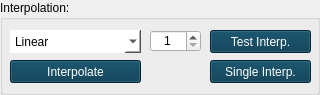
             <widget class="QGroupBox" name="groupBox_2">
              <property name="minimumSize">
               <size>
                <width>0</width>
                <height>95</height>
               </size>
              </property>
              <property name="maximumSize">
               <size>
                <width>16777215</width>
                <height>95</height>
               </size>
              </property>
              <property name="title">
               <string>Interpolation:</string>
              </property>
              <widget class="QPushButton" name="editor_testinterp_pushButton">
               <property name="geometry">
                <rect>
                 <x>210</x>
                 <y>30</y>
                 <width>101</width>
                 <height>23</height>
                </rect>
               </property>
               <property name="styleSheet">
                <string notr="true">QPushButton{
background-color: rgb(0, 53, 77);
color: white;
}

QPushButton:hover{
background-color: rgb(0, 110, 157);
}</string>
               </property>
               <property name="text">
                <string>Test Interp.</string>
               </property>
              </widget>
              <widget class="QSpinBox" name="editor_spline_spinBox">
               <property name="geometry">
                <rect>
                 <x>150</x>
                 <y>30</y>
                 <width>51</width>
                 <height>22</height>
                </rect>
               </property>
               <property name="alignment">
                <set>Qt::AlignCenter</set>
               </property>
               <property name="minimum">
                <number>1</number>
               </property>
               <property name="maximum">
                <number>5</number>
               </property>
              </widget>
              <widget class="QComboBox" name="editor_comboBox">
               <property name="geometry">
                <rect>
                 <x>10</x>
                 <y>30</y>
                 <width>131</width>
                 <height>23</height>
                </rect>
               </property>
               <property name="styleSheet">
                <string notr="true">background-color:white;
border: 2px black;
</string>
               </property>
               <property name="insertPolicy">
                <enum>QComboBox::NoInsert</enum>
               </property>
               <property name="frame">
                <bool>false</bool>
               </property>
               <item>
                <property name="text">
                 <string>Linear</string>
                </property>
               </item>
               <item>
                <property name="text">
                 <string>Spline</string>
                </property>
               </item>
               <item>
                <property name="text">
                 <string>Quadratic</string>
                </property>
               </item>
               <item>
                <property name="text">
                 <string>Cubic</string>
                </property>
               </item>
               <item>
                <property name="text">
                 <string>Krogh</string>
                </property>
               </item>
               <item>
                <property name="text">
                 <string>Piecewise-Poly</string>
                </property>
               </item>
               <item>
                <property name="text">
                 <string>Pchip</string>
                </property>
               </item>
               <item>
                <property name="text">
                 <string>Akima</string>
                </property>
               </item>
              </widget>
              <widget class="QPushButton" name="editor_singleinterp_pushButton">
               <property name="geometry">
                <rect>
                 <x>210</x>
                 <y>60</y>
                 <width>101</width>
                 <height>23</height>
                </rect>
               </property>
               <property name="styleSheet">
                <string notr="true">QPushButton{
background-color: rgb(0, 53, 77);
color: white;
}

QPushButton:hover{
background-color: rgb(0, 110, 157);
}</string>
               </property>
               <property name="text">
                <string>Single Interp.</string>
               </property>
              </widget>
              <widget class="QPushButton" name="editor_interpolate_pushButton">
               <property name="geometry">
                <rect>
                 <x>10</x>
                 <y>60</y>
                 <width>131</width>
                 <height>23</height>
                </rect>
               </property>
               <property name="styleSheet">
                <string notr="true">QPushButton{
background-color: rgb(0, 53, 77);
color: white;
}

QPushButton:hover{
background-color: rgb(0, 110, 157);
}</string>
               </property>
               <property name="text">
                <string>Interpolate</string>
               </property>
              </widget>
             </widget>
